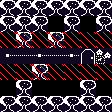

The image is a tile-based game level rendered from a .tmx file. Its description and complete source (layers, tilesets, objects, tile grids) follow:
An orthogonal 7x7 tile map with 16x16 px tiles, 2 tile layers (map, collision), 2 tilesets and 2 objects (slime, wizzard).

<map version="1.10" tiledversion="1.12.2" orientation="orthogonal" renderorder="right-down" width="7" height="7" tilewidth="16" tileheight="16" infinite="0" nextlayerid="7" nextobjectid="12">
 <tileset firstgid="1" name="monotiles" tilewidth="16" tileheight="16" tilecount="32" columns="8">
  <image source="monotiles.png" width="128" height="64" />
 </tileset>
 <tileset firstgid="33" name="sprites2" tilewidth="16" tileheight="16" tilecount="8" columns="4">
  <image source="sprites2.png" width="64" height="32" />
 </tileset>
 <layer id="1" name="map" width="7" height="7">
  <data encoding="csv">
15,15,15,15,15,15,15,
15,15,15,0,15,0,15,
0,15,0,15,0,0,0,
23,18,20,18,20,17,13,
0,0,15,0,0,0,0,
0,15,0,0,0,15,0,
15,15,15,15,15,15,15
</data>
 </layer>
 <layer id="2" name="collision" width="7" height="7">
  <data encoding="csv">
0,0,0,0,0,0,0,
0,0,0,0,0,0,0,
2,2,2,2,2,2,2,
0,0,0,0,0,0,0,
2,2,2,2,2,2,2,
0,0,0,0,0,0,0,
0,0,0,0,0,0,0
</data>
 </layer>
 <objectgroup id="6" name="mobs">
  <object id="5" type="slime" gid="33" x="64" y="64" width="16" height="16">
   <properties>
    <property name="dir" type="int" value="1" />
   </properties>
  </object>
  <object id="6" type="wizzard" gid="34" x="0" y="64" width="16" height="16">
   <properties>
    <property name="dir" type="int" value="1" />
   </properties>
  </object>
 </objectgroup>
</map>
